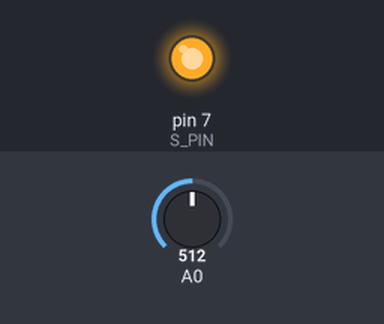
Bench run of a sketch on a simulated Arduino Uno, built with avr-gcc and run on an emulated ATmega328P. Parts: output pins drawn as LEDs (lit = HIGH). The inputs (shaded band) are chosen by the test bench; at power-on: A0 = 512. What the sketch prints to the serial monitor is not drawn.

Above: at 7.4 s.
At 17.4 s:
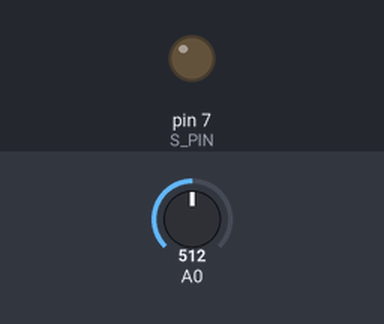
Timing chart, 0 to 26.0 s (numbered marks = the images above):
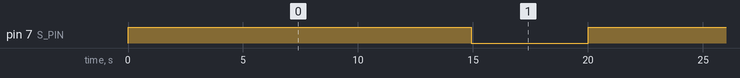

Measured:
- by itself, pin 7 (S_PIN): alternates HIGH for 14.7 s and LOW for 5.3 s

The sketch:

camera_time_lapse.ino
```cpp
#define CACHE 100
#define D 20000 //等待间隔，毫秒，必须大于快门时间
#define IFLIGHT true
#define MAX 15000 //最长快门时间
#define S_PIN 7

int s = MAX; //快门时间，毫秒
int light[CACHE];
long int avg_light = 0;
int i = 0;

void setup() {
  pinMode(7, OUTPUT);
  Serial.begin(9600);
}

void loop() {
  if (IFLIGHT) {
    avg_light = 0;
    i++;
    if (i >= CACHE) {
      i = 0;
    }
    light[i] = analogRead(A0);
    for (int j=0; j<CACHE; j++) {
      avg_light += light[j];
    }
    avg_light /= CACHE;
    Serial.println(avg_light);
    s = (1 - avg_light / 1024.0) * MAX;
  }
  digitalWrite(S_PIN, HIGH);
  delay(s);
  digitalWrite(S_PIN, LOW);
  delay(D - s);
}
```
